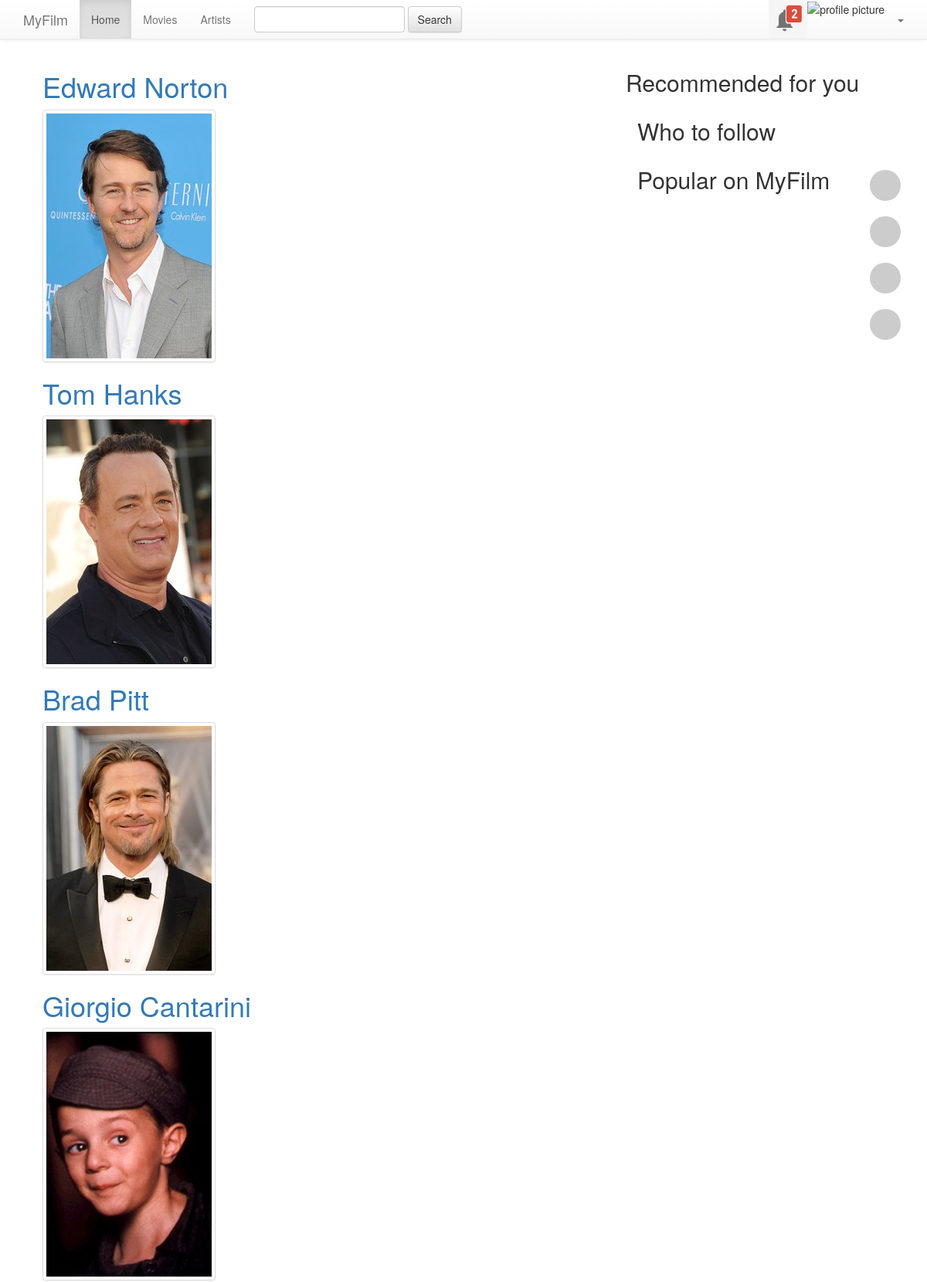
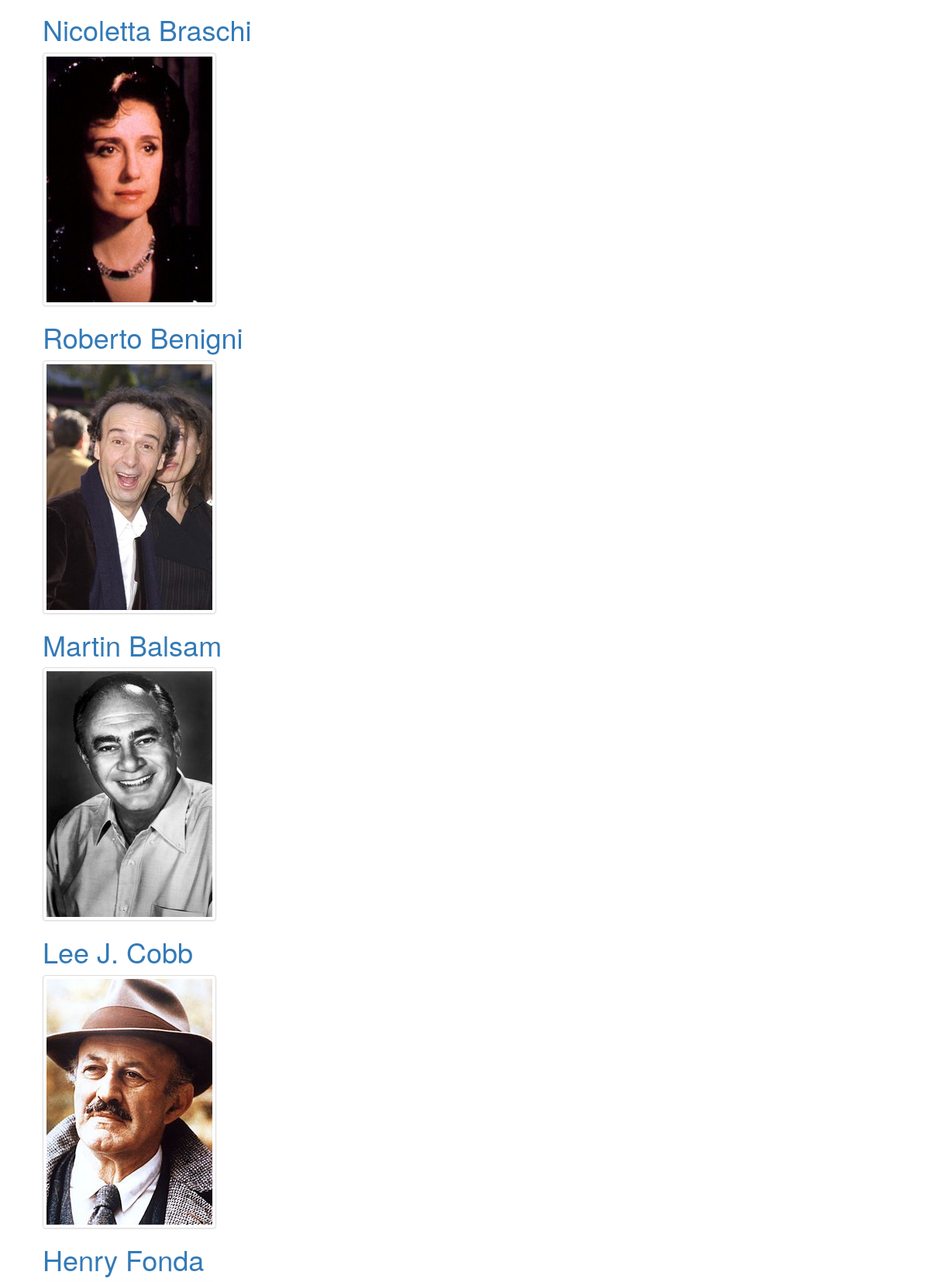
Screenshot of /artists/ (upper part) with the database file from the repository (2 pictures, top to bottom).
### myfilm/models.py (models this page shows, shortened)
class Artist(models.Model):
    name = models.CharField(primary_key=True, max_length=100)
    image_path = models.FilePathField()
    birth_date = models.DateField()
    biography = models.TextField()
    birth_place = models.CharField(max_length=30)

### myfilm/views.py (the view)
# urls.py: url(r'^artists/$', 'myfilm.views.artists_list'),
def artists_list(request):
    return render(request, 'artists.html', {
        'PageTitle': "Myfilm - All Artists",
        'artists': Artist.objects.all(),
        'current_user': request.user
    })

### templates/artists.html
{% extends "tlayout.html" %}
{% block pageBody %}
    <ul>
        {% for artist in artists %}
            <div class="row clearfix">
                <h1><a href="/artists/{{ artist.name }}">{{ artist.name }}</a></h1>
                <img class="img-thumbnail" src="/media/artists/{{ artist.image_path }}" alt="{{ artist.title }}"/>
            </div>
        {% endfor %}
    </ul>
{% endblock %}

### static/css/fixed-navbar.css (style rules this page uses)
body { padding-top: 70px; }

### rows the page displays
Artist: name "Edward Norton", image_path (picture)
Artist: name "Tom Hanks", image_path (picture)
Artist: name "Brad Pitt", image_path (picture)
Artist: name "Giorgio Cantarini", image_path (picture)
Artist: name "Nicoletta Braschi", image_path (picture)
Artist: name "Roberto Benigni", image_path (picture)
Artist: name "Martin Balsam", image_path (picture)
Artist: name "Lee J. Cobb", image_path (picture)
Artist: name "Henry Fonda"
